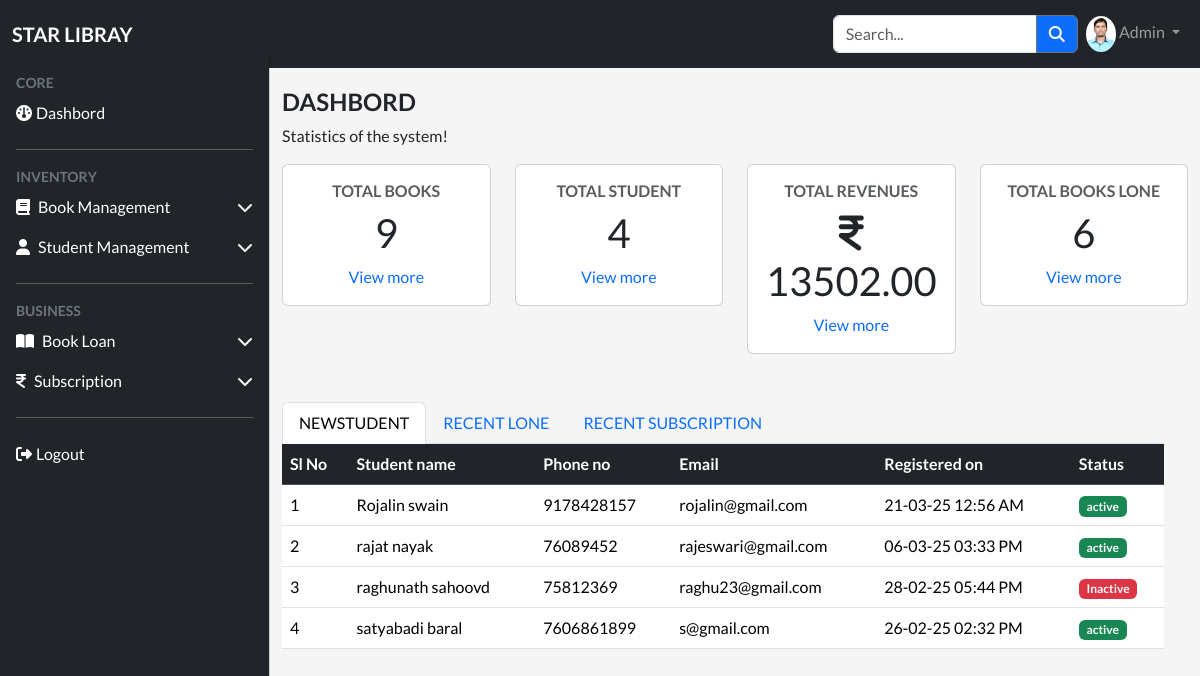
Page /Dashbord.php (signed in) on the committed database.
### tables this page shows
CREATE TABLE `students` (
  `id` int(11) NOT NULL,
  `name` varchar(255) DEFAULT NULL,
  `phone_no` varchar(15) DEFAULT NULL,
  `email` varchar(255) DEFAULT NULL,
  `address` text DEFAULT NULL,
  `status` tinyint(1) NOT NULL DEFAULT 1,
  `dob` date DEFAULT NULL,
  `created_at` timestamp NOT NULL DEFAULT current_timestamp(),
  `updated_at` timestamp NULL DEFAULT NULL
);

### models/dashbords.php (called while the page is built, shortened)
<?php
 function getCount($conn){
    $count=array(
        'books'=>'',
        'student'=>'',
        'revenue'=>'',
        'loan'=>'',
    );
    $sql="select count(id) as total_book from books";
    $res=$conn->query($sql);
    if($res->num_rows>0){
        $book=$res->fetch_assoc();
        $count['books']=$book['total_book'];
    }
    $sql="select count(id) as total_student from students";
    $res=$conn->query($sql);
    if($res->num_rows>0){
        $student=$res->fetch_assoc();
        $count['student']=$student['total_student'];
    }
    $sql="select sum(amount) as total_revenue from subscriptions";
    $res=$conn->query($sql);
    if($res->num_rows>0){
        $sub=$res->fetch_assoc();
        $count['revenue']=$sub['total_revenue'];
    }
    $sql="select count(id) as total_loan from book_loans";
    $res=$conn->query($sql);
    if($res->num_rows>0){
        $loan=$res->fetch_assoc();
        $count['loan']=$loan['total_loan'];
    }
    return $count;
 }
function getSudents($conn){
    $sql="select * from students order by id desc limit 6";
    $result=$conn->query($sql);
    return $result;
}
function getPurchasehistory($conn,$form,$to){
    $sql="select s.*,st.name as student_name,p.title as plan from subscriptions s
    inner join students st on st.id=s.student_id
    inner join subscription_plans p on  p.id=s.plan_id  where s.id > 0";
    $sql.=" order by s.id desc limit 5";
    $res=$conn->query($sql);
    return $res;
}
 ?>

### Dashbord.php (the view, shortened to what this page needs)
<?php
include_once("Config/database.php");
include_once(dir_url."models/dashbords.php");
$res=getSudents($conn);
$count=getCount($conn);
$form="";
 $to="";
    $res_pur=getPurchasehistory($conn,$form,$to);
include_once(dir_url."include/header.php");
include_once(dir_url."include/navbar.php");
include_once(dir_url."include/sidebar.php");
?>
       <main class="mt-1 pt-3">
        <div class="container-fluid">
          <div class="row dashbord-count">
            <div class="col-md-12">
              <h4 class="fw-bold text-uppercase">Dashbord</h4>
              <p>Statistics of the system!</p>
            </div>
            <div class="col-md-3">
              <div class="card " >
                <div class="card-body text-center">
                  <h6 class="card-title text-uppercase fw-bold text-muted">Total books</h6>
                  <h1><?php echo $count['books']?></h1>
                  <a href="#" class="card-link link-underline-light">View more</a>
                </div>
              </div>
            </div>
            <div class="col-md-3">
              <div class="card " >
                <div class="card-body text-center">
                  <h6 class="card-title text-uppercase fw-bold text-muted">Total student</h6>
                  <h1><?php echo $count['student']?></h1>
                  <a href="#" class="card-link link-underline-light">View more</a>
                </div>
              </div>
            </div>
            <div class="col-md-3">
              <div class="card " >
                <div class="card-body text-center">
                  <h6 class="card-title text-uppercase fw-bold text-muted">Total Revenues</h6>
                  <h1><i class="fa-solid fa-indian-rupee-sign"></i><?php echo $count['revenue']?></h1>
                  <a href="#" class="card-link link-underline-light">View more</a>
                </div>
              </div>
            </div>
            <div class="col-md-3">
              <div class="card " >
                <div class="card-body text-center">
                  <h6 class="card-title text-uppercase fw-bold text-muted">Total books lone</h6>
                  <h1><?php echo $count['loan']?></h1>
                  <a href="#" class="card-link link-underline-light">View more</a>
                </div>
              </div>
            </div>
          </div>
           <div class="row mt-5">
            <div class="row dashbord-tab">
              <div class="col-md-12">
                <ul class="nav nav-tabs" id="myTab" role="tablist">
                  <li class="nav-item" role="presentation">
                    <button class="nav-link text-uppercase active" id="home-tab" data-bs-toggle="tab" data-bs-target="#newstudent" type="button"
                     role="tab" aria-controls="newstudent" aria-selected="true">Newstudent</button>
                  </li>
                  <li class="nav-item" role="presentation">
                    <button class="nav-link text-uppercase" id="profile-tab" data-bs-toggle="tab"
                    data-bs-target="#recentlone" type="button" role="tab" aria-controls="recentlone" aria-selected="false">recent lone</button>
                  </li>
                  <li class="nav-item" role="presentation">
                    <button class="nav-link text-uppercase" id="recent-sub" data-bs-toggle="tab"
                    data-bs-target="#recent-sub-pane" type="button" role="tab" aria-controls="recent-sub-pane" aria-selected="false">recent subscription</button>
                  </li>
                </ul>
                <div class="tab-content" id="myTabContent">
                  <div class="tab-pane fade show active" id="newstudent" role="tabpanel" aria-labelledby="home-tab" tabindex="0">
                    <table class="table">
                      <thead class="table-dark">
                          <tr>
                            <th scope="col">Sl No</th>
                      <th scope="col">Student name</th>
                      <th scope="col">Phone no</th>
                      <th scope="col">Email</th>
                      <th scope="col">Registered on</th>
                      <th scope="col">Status</th>
                          </tr>
                      </thead>
                      <tbody>
                      <?php
                  $sl=0;
                  while($row=$res->fetch_assoc()){
                    $sl++;
                    ?>
                  <tr>
                  <td ><?php  echo  $sl;?></td>
                  <td><?php  echo $row['name'] ;?></td>
                  <td><?php  echo $row['phone_no'] ;?></td>
                  <td><?php  echo $row['email'] ;?></td>
                  <td><?php  echo date("d-m-y h:i A",strtotime($row['created_at'])) ;?></td>
                  <td>
                    <?php
                    if($row['status']==1)
                    {
                      echo "<span class='badge text-bg-success'>active</span>" ;
                    }
                     else{
                      echo "<span class='badge text-bg-danger'>Inactive</span>" ;
                     }}
                     ?>
                </td>
                    </tr>
                      </tbody>
                    </table>
                  </div>
                </div>
              </div>
            </div>
           </div>
        </div>
       </main>
      <?php
include_once(dir_url."include/footer.php");
?>

### assets/css/Style.css (style rules this page uses)
body { font-family: "Lato", sans-serif; font-weight: 400; font-style: normal; background-color:whitesmoke }
:root { --offconvas-width:270px; --topnavbarHeight:56px; }
@media (min-width:992px) { main { margin-left: var(--offconvas-width); } }

### rows in the picture
students: name "Rojalin swain", phone_no "9178428157", email "rojalin@gmail.com", created_at "21-03-25 12:56 AM", status "active"
students: name "rajat nayak", phone_no "76089452", email "rajeswari@gmail.com", created_at "06-03-25 03:33 PM", status "active"
students: name "raghunath sahoovd", phone_no "75812369", email "raghu23@gmail.com", created_at "28-02-25 05:44 PM", status "Inactive"
students: name "satyabadi baral", phone_no "7606861899", email "s@gmail.com", created_at "26-02-25 02:32 PM", status "active"

### other values in the picture
$count['books'] "9"
$count['student'] "4"
$count['revenue'] "13502.00"
$count['loan'] "6"
